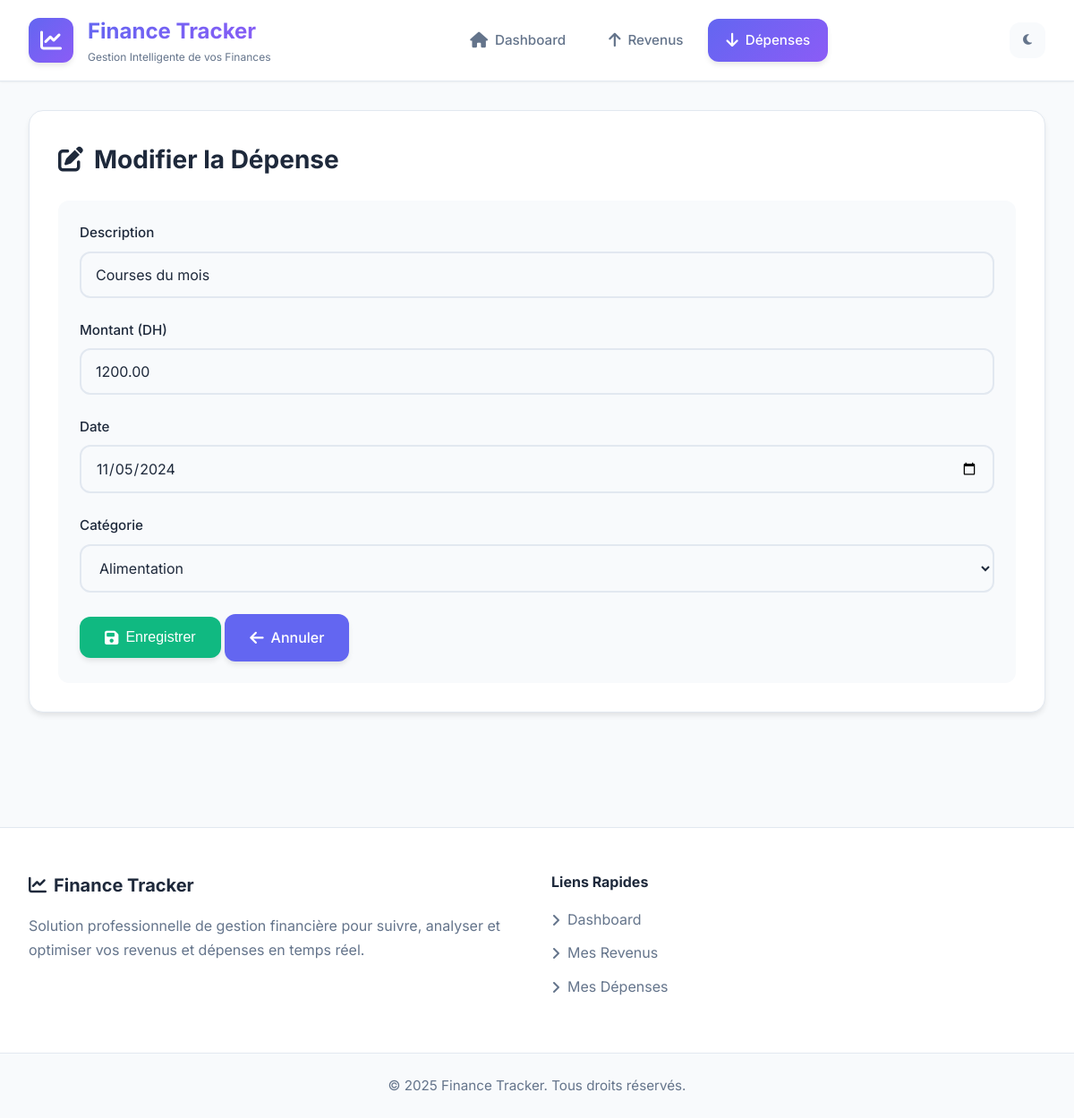
The page /edit_expense.php?id=1 on the database its author committed.
### tables this page shows
CREATE TABLE IF NOT EXISTS expenses (
    id INT AUTO_INCREMENT PRIMARY KEY,
    description VARCHAR(255) NOT NULL,
    amount DECIMAL(10, 2) NOT NULL,
    expense_date DATE NOT NULL,
    category_id INT DEFAULT NULL,
    created_at TIMESTAMP DEFAULT CURRENT_TIMESTAMP,
    updated_at TIMESTAMP DEFAULT CURRENT_TIMESTAMP ON UPDATE CURRENT_TIMESTAMP
);

CREATE TABLE IF NOT EXISTS categories (
    id INT AUTO_INCREMENT PRIMARY KEY,
    name VARCHAR(100) NOT NULL UNIQUE,
    type ENUM('income', 'expense') NOT NULL,
    created_at TIMESTAMP DEFAULT CURRENT_TIMESTAMP
);

### edit_expense.php (the view, shortened to what this page needs)
<?php
require_once 'config/database.php';
$id = (int)$_GET['id'];
$stmt = $pdo->prepare("SELECT * FROM expenses WHERE id = ?");
$stmt->execute([$id]);
$expense = $stmt->fetch();
$categories = $pdo->query("SELECT * FROM categories WHERE type = 'expense' ORDER BY name")->fetchAll();
include 'includes/header.php';
?>
<div class="content">
    <h2><i class="fas fa-edit"></i> Modifier la Dépense</h2>
    <form method="POST" style="background: var(--bg-main); padding: 1.5rem; border-radius: var(--radius);">
        <div class="form-group">
            <label>Description</label>
            <input type="text" name="description" value="<?= htmlspecialchars($expense['description']) ?>" required>
        </div>
        <div class="form-group">
            <label>Montant (DH)</label>
            <input type="number" step="0.01" name="amount" value="<?= $expense['amount'] ?>" required>
        </div>
        <div class="form-group">
            <label>Date</label>
            <input type="date" name="expense_date" value="<?= $expense['expense_date'] ?>" required>
        </div>
        <div class="form-group">
            <label>Catégorie</label>
            <select name="category_id">
                <?php foreach ($categories as $cat): ?>
                    <option value="<?= $cat['id'] ?>" <?= $expense['category_id'] == $cat['id'] ? 'selected' : '' ?>>
                        <?= htmlspecialchars($cat['name']) ?>
                    </option>
                <?php endforeach; ?>
            </select>
        </div>
        <button type="submit" class="btn btn-success">
            <i class="fas fa-save"></i> Enregistrer
        </button>
        <a href="expenses.php" class="btn">
            <i class="fas fa-arrow-left"></i> Annuler
        </a>
    </form>
</div>
<?php include 'includes/footer.php'; ?>

### assets/css/style.css (style rules this page uses)
:root { --primary: #6366f1; --primary-dark: #4f46e5; --secondary: #8b5cf6; --success: #10b981; --danger: #ef4444; --warning: #f59e0b; --info: #3b82f6; --bg-main: #f8fafc; --bg-card: #ffffff; --text-primary: #1e293b; --text-secondary: #64748b; --border: #e2e8f0; --shadow-sm: 0 1px 2px 0 rgba(0, 0, 0, 0.05); --shadow: 0 4px 6px -1px rgba(0, 0, 0, 0.1); --shadow-lg: 0 10px 15px -3px rgba(0, 0, 0, 0.1); --shadow-xl: 0 20px 25px -5px rgba(0, 0, 0, 0.1); --radius-sm: 0.5rem; --radius: 0.75rem; --radius-lg: 1rem; --transition: all 0.3s cubic-bezier(0.4, 0, 0.2, 1); }
* { margin: 0; padding: 0; box-sizing: border-box; }
body { font-family: 'Inter', -apple-system, BlinkMacSystemFont, 'Segoe UI', sans-serif; background: var(--bg-main); color: var(--text-primary); line-height: 1.6; min-height: 100vh; transition: var(--transition); }
.content { background: var(--bg-card); padding: 2rem; border-radius: var(--radius-lg); border: 1px solid var(--border); box-shadow: var(--shadow); margin-bottom: 2rem; }
.content h2 { font-size: 1.75rem; margin-bottom: 1.5rem; color: var(--text-primary); display: flex; align-items: center; gap: 0.75rem; }
.form-group { margin-bottom: 1.5rem; }
.form-group label { display: block; margin-bottom: 0.5rem; font-weight: 500; color: var(--text-primary); font-size: 0.95rem; }
.form-group input, .form-group select, .form-group textarea { width: 100%; padding: 0.875rem 1rem; border: 2px solid var(--border); border-radius: var(--radius); background: var(--bg-main); color: var(--text-primary); font-size: 1rem; font-family: inherit; transition: var(--transition); }
.btn { display: inline-flex; align-items: center; gap: 0.5rem; padding: 0.875rem 1.75rem; background: var(--primary); color: white; border: none; border-radius: var(--radius); font-size: 1rem; font-weight: 500; text-decoration: none; cursor: pointer; transition: var(--transition); box-shadow: var(--shadow); }
.btn-success { background: var(--success); }
.btn i { font-size: 1.1rem; }

### rows shown on the page
expenses: description "Courses du mois", amount "1200.00", expense_date "11/05/2024", category_id "Alimentation"
